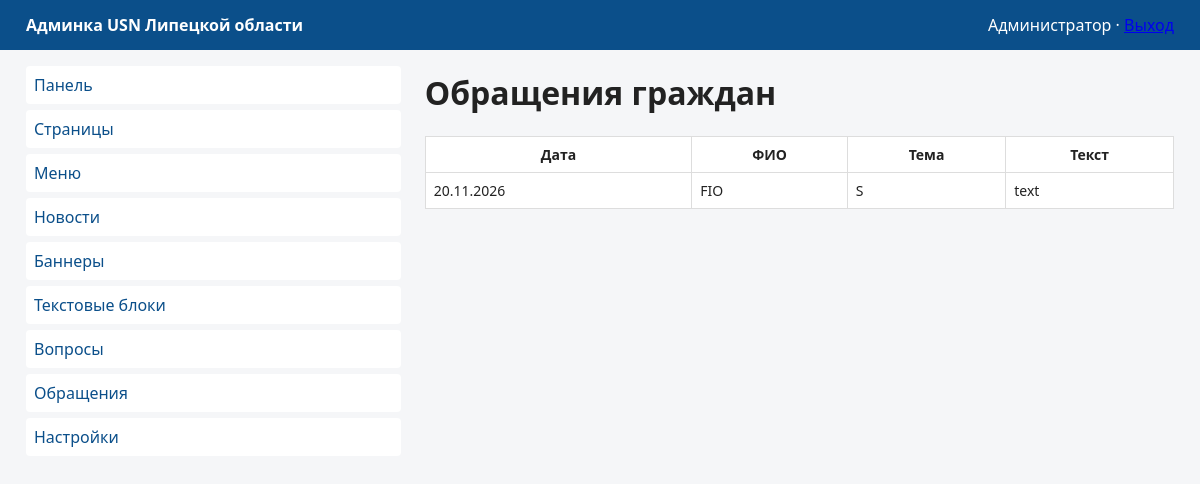
Page /backend/receptions (signed in) on the committed database.
### app/db.py (models this page shows, shortened)
class User(UserMixin, db.Model):
    __tablename__ = 'user'
    id = db.Column(db.Integer, primary_key=True)
    login = db.Column(db.String(100), unique=True, nullable=False)
    full_name = db.Column(db.String(100))
    email = db.Column(db.String(100))
    password_hash = db.Column(db.String(255), nullable=False)
    role = db.Column(db.String(32), default='user')  # admin | editor | user
    region = db.Column(db.String(100))
    address = db.Column(db.String(255))
    phone_num = db.Column(db.String(64))

class Reception(db.Model):
    __tablename__ = 'reception'
    id = db.Column(db.Integer, primary_key=True)
    subject = db.Column(db.String(255))
    fio = db.Column(db.String(255))
    address = db.Column(db.String(255))
    phone = db.Column(db.String(64))
    email = db.Column(db.String(100))
    body_text = db.Column(db.Text)
    date = db.Column(db.DateTime, default=datetime.utcnow)

### app/backend.py (the view)
@bp.route('/receptions')
@login_required
def reception_index():
    items = Reception.query.order_by(Reception.date.desc()).all()
    return render_template('backend/receptions.html', items=items)

### app/backend.py (called while the page is built)
@login_manager.user_loader
def load_user(user_id):
    return User.query.get(int(user_id))

@bp.app_context_processor
def inject_backend_menu():
    return {}

### app/frontend.py (called while the page is built)
def site_settings():
    return {s.name: s.value for s in Setting.query.all()}

@bp.app_context_processor
def inject_globals():
    return dict(
        main_menu=MenuItem.query.filter_by(active=True).order_by(MenuItem.sort).all(),
        settings=site_settings(),
    )

### templates/backend/receptions.html
{% extends 'backend/layout.html' %}
{% block content %}
<h1>Обращения граждан</h1>
<table class="grid">
<tr><th>Дата</th><th>ФИО</th><th>Тема</th><th>Текст</th></tr>
{% for r in items %}
<tr><td>{{ r.date.strftime('%d.%m.%Y') }}</td><td>{{ r.fio }}</td><td>{{ r.subject }}</td><td>{{ r.body_text }}</td></tr>
{% endfor %}
</table>
{% endblock %}

### templates/backend/layout.html (shortened to what this page needs)
<!DOCTYPE html><html lang="ru"><head><meta charset="UTF-8"><title>Админка — {% block title %}{% endblock %}</title>
<link rel="stylesheet" href="{{ url_for('static', filename='style.css') }}"></head>
<body class="backend">
<header class="site-header"><div class="container header-row">
  <strong>Админка USN Липецкой области</strong>
  <span>{{ current_user.full_name or current_user.login }} · <a href="/backend/logout">Выход</a></span>
</div></header>
<div class="container columns">
<nav class="col-side admin-nav">
  <ul>
    <li><a href="/backend/">Панель</a></li>
    <li><a href="/backend/pages">Страницы</a></li>
    <li><a href="/backend/menu">Меню</a></li>
    <li><a href="/backend/news">Новости</a></li>
    <li><a href="/backend/banners">Баннеры</a></li>
    <li><a href="/backend/textblocks">Текстовые блоки</a></li>
    <li><a href="/backend/faq">Вопросы</a></li>
    <li><a href="/backend/receptions">Обращения</a></li>
    <li><a href="/backend/settings">Настройки</a></li>
  </ul>
</nav>
<main class="col-main">
{% block content %}{% endblock %}
</main></div>
</body></html>

### static/style.css (style rules this page uses)
* { box-sizing:border-box }
body { font-family:"Segoe UI",Roboto,Arial,sans-serif;margin:0;color:#222;background:#f5f6f8 }
.container { max-width:1180px;margin:0 auto;padding:0 16px }
.site-header { background:#0b4f8a;color:#fff }
.header-row { display:flex;justify-content:space-between;align-items:center;padding:14px 16px }
.columns { display:flex;gap:24px }
.col-main { flex:2 }
.col-side { flex:1 }
.grid { width:100%;border-collapse:collapse;background:#fff }
.grid td,.grid th { border:1px solid #ddd;padding:8px;font-size:14px }
.admin-nav ul { list-style:none;padding:0 }
.admin-nav a { text-decoration:none;color:#0b4f8a;display:block;padding:8px;background:#fff;border-radius:4px;margin-bottom:6px }

### rows in the picture
User: full_name "Администратор"
Reception: date "20.11.2026", fio "FIO", subject "S", body_text "text"
